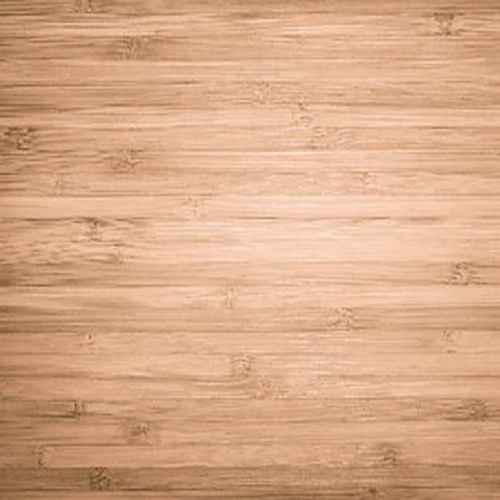
#> input picture Images/Background 12.jpeg, 1000 x 1000 px, found by its file name (shown at 1/2 size)
$ python generate_individual_cards.py
#> lines starting #> are read from the running program, lines starting #| are printed output that depends on the picture; after the words box and inside, x2 and y2 are one past the last pixel; in counts of white or black regions, pixels touching at a corner belong together; pictures that were not available may be replaced by others from this repository, and a replacement may not be noted
"""
This program will be used to generate a dataset of individual cards.
It will be used to train the Neural Network for finding the classes of the uncovered cards.
"""
import random
from PIL import Image, ImageEnhance

images = ["Big_Ben", "Bradenburg_Gate", "Colosseo", "Duomo", "Eiffel", "Saint_Basil_Cathedral",
          "Statue_of_liberty", "Sagrada_familia"]

def random_card(images):
    """
    Shuffle the cards
    """
    return random.choice(images)

def augment_card(card):
    """
    Rotate the card
    """
    random_rotation = random.randint(-20, 20)
    rotated_card = card.rotate(random_rotation, expand=True)
    mask = Image.new('L', card.size,255)
    mask = mask.rotate(random_rotation, expand=True)
    return [rotated_card, mask]

def brightness(card):
	"""
	Apply brightness to image
	"""
	value = random.uniform(0.6, 1.3)
	contrast = ImageEnhance.Brightness(card)
	contrast = contrast.enhance(value)
	return contrast

def card_to_image(card):
    """
    Return the resulting card as an image.
    """
#> called with card = 'Statue_of_liberty'
    images_path = "Images\\"
    table_image = Image.open(images_path + "Background 12.jpeg")
#> table_image is the input picture: PIL image 1000x1000 RGB; mean R, G, B 216.1, 169.3, 136.4
    table_image = table_image.resize((100, 100))
#> table_image: PIL image 100x100 RGB
    card_image = Image.open(images_path + card + ".jpeg")
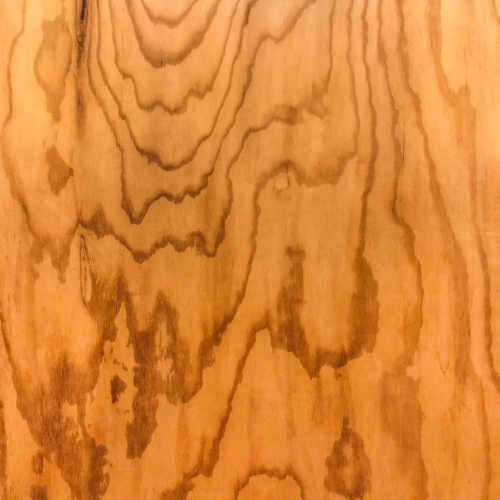
#> input picture Images/Background 1.jpeg, 1000 x 1000 px, given in place of Statue_of_liberty.jpeg, which was not available (shown at 1/2 size)
#> card_image is the input picture: PIL image 1000x1000 RGB; mean R, G, B 220.1, 134.4, 55.4
    card_image = card_image.resize((70, 70))
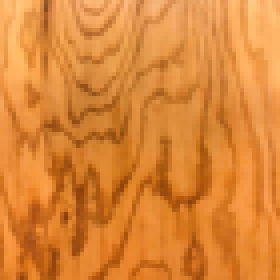
#> card_image: PIL image 70x70 RGB (shown 4 times larger); mean R, G, B 220.1, 134.4, 55.4
    card_and_mask = augment_card(card_image)
#> in augment_card, `rotated_card = card.rotate(random_rotation, expand=True)`:
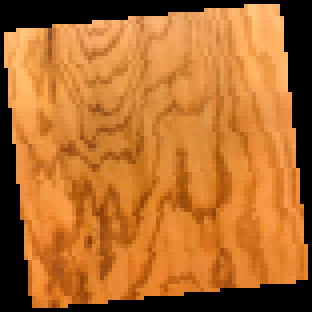
#> rotated_card: PIL image 78x78 RGB (shown 4 times larger); mean R, G, B 177.3, 108.3, 44.6
#> in augment_card, `mask = Image.new('L', card.size,255)`: mask: PIL image 70x70 L; every value is 255
#> in augment_card, `mask = mask.rotate(random_rotation, expand=True)`:
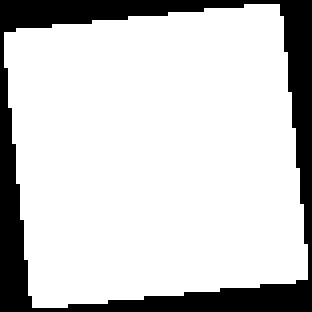
#> mask: PIL image 78x78 L (shown 4 times larger); 80.5% white; 1 black region, box (x1, y1, x2, y2) and area: (0, 0, 78, 78) 1184
#> card_and_mask = 2 items
    card_image = card_and_mask[0]
    mask = card_and_mask[1]
    table_height, table_width= card_image.size
#> table_height = 78; table_width = 78
    table_image.paste(card_image, mask=mask)
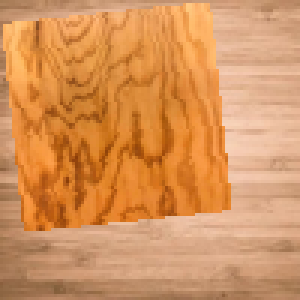
#> table_image: PIL image 100x100 RGB (shown 3 times larger); mean R, G, B 214.1, 147.9, 91.8
    table_image = brightness(table_image)
#> in brightness, `contrast = contrast.enhance(value)`:
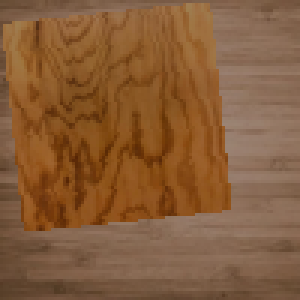
#> contrast: PIL image 100x100 RGB (shown 3 times larger); mean R, G, B 134.1, 92.4, 57.2
    table_image = table_image.convert('L')
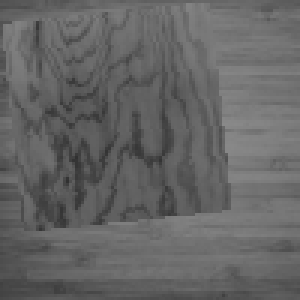
#> table_image: PIL image 100x100 L (shown 3 times larger); min 49, max 137, mean 100.8
    return table_image

# Generate the images, and save them to disk.
for i in range(0, 10000):
    card = random_card(images)
#> (the run stopped early here; a loop or call above may not have finished)
